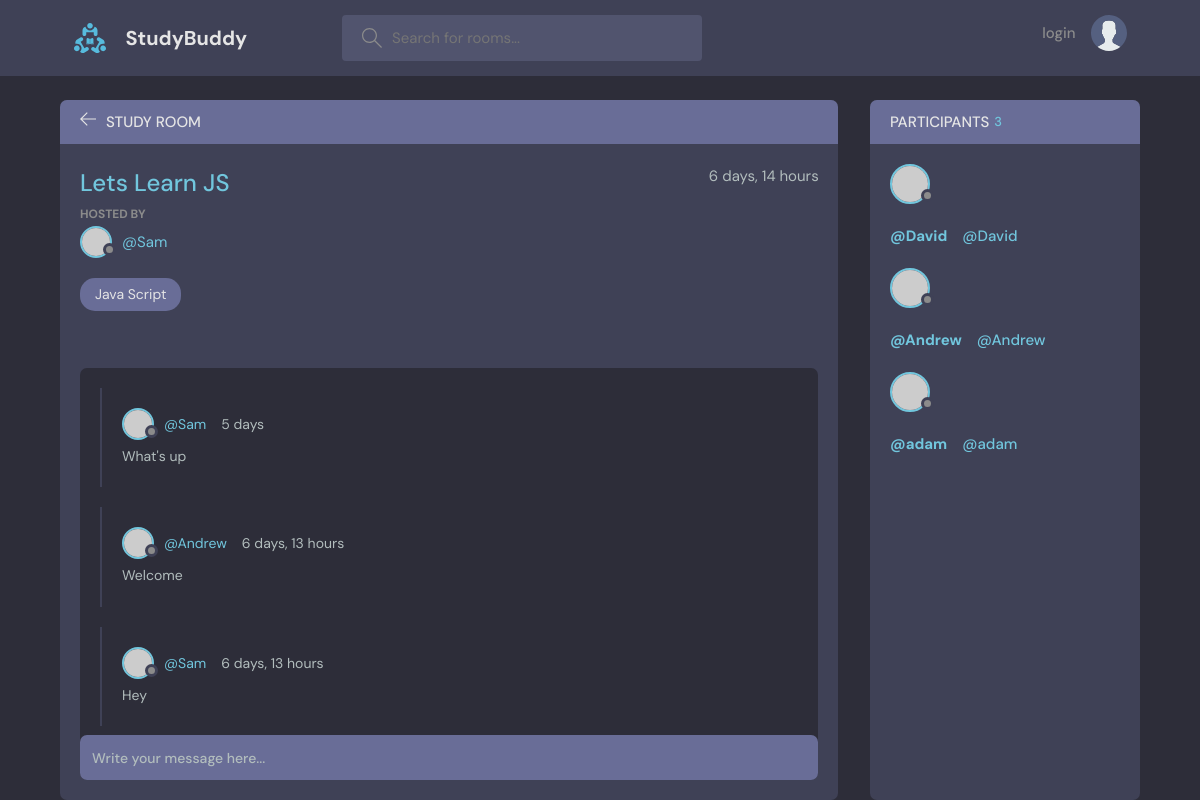
The page /room/1/ on the database its author committed.
### base/models.py (models this page shows, shortened)
class Room(models.Model):
    host = models.ForeignKey(User,on_delete=models.SET_NULL,null=True)
    topic=models.ForeignKey(Topic,on_delete=models.SET_NULL,null=True) #if topic was placed below Room then we must put Topic under Singles Commas i.e 'Topic',on_delete=models.CASCADE
    name=models.CharField(max_length=200)
    description=models.TextField(null=True,blank=True);
    participants=models.ManyToManyField(User,related_name='participants',blank=True)
    updated =models.DateTimeField(auto_now=True)   #automatic
    created =models.DateTimeField(auto_now_add=True)  #it will only save a value once i.e the time it is created
    class Meta:
        ordering = ['-updated','-created']  # '-' puts the new data field before all the prefilled data

class Topic(models.Model):
    name=models.CharField(max_length=200)
    def __str__(self):
        return self.name

class Message(models.Model):
    user=models.ForeignKey(User,on_delete=models.CASCADE)
    room=models.ForeignKey(Room,on_delete=models.CASCADE)
    body=models.TextField()
    updated=models.DateTimeField(auto_now=True)
    created=models.DateTimeField(auto_now_add=True)
    class Meta:
        ordering = ['-updated','-created']  # '-' puts the new data field before all the prefilled data

### base/views.py (the view, shortened to what this page needs)
# urls.py: path('room/<str:pk>/',views.room,name="room"),
def room(request,pk):
    room=Room.objects.get(id=pk)
    room_messages=room.message_set.all().order_by('-created')
    participants=room.participants.all()
    context={'room':room,'room_messages':room_messages,'participants':participants}
    return render(request,'base/room.html',context)

### base/templates/base/room.html (shortened to what this page needs)
{% extends 'main.html' %}
{% block content %}
    <main class="profile-page layout layout--2">
      <div class="container">
        <div class="room">
          <div class="room__top">
            <div class="room__topLeft">
              <a href="{%url 'home' %}">
                <svg version="1.1" xmlns="http://www.w3.org/2000/svg" width="32" height="32" viewBox="0 0 32 32">
                  <title>arrow-left</title>
                  <path
                    d="M13.723 2.286l-13.723 13.714 13.719 13.714 1.616-1.611-10.96-10.96h27.625v-2.286h-27.625l10.965-10.965-1.616-1.607z"
                  ></path>
                </svg>
              </a>
              <h3>Study Room</h3>
            </div>
          </div>
          <div class="room__box scroll">
            <div class="room__header scroll">
              <div class="room__info">
                <h3>{{room.name}}</h3>
                <span>
                  {{room.created|timesince}}
                </span>
              </div>
              <div class="room__hosted">
                <p>Hosted By</p>
                <a href="{% url 'user-profile' room.host.id %}" class="room__author">
                  <div class="avatar avatar--small">
                    <img src="https://randomuser.me/api/portraits/men/37.jpg" />
                  </div>
                  <span>@{{room.host.username}}</span>
                </a>
              </div>
              <span class="room__topics">{{room.topic}}</span>
            </div>
            <div class="room__conversation">
              <div class="threads scroll">
                {% for message in room_messages %}
                <div class="thread">
                  <div class="thread__top">
                    <div class="thread__author">
                      <a href="{% url 'user-profile' message.user.id %}" class="thread__authorInfo">
                        <div class="avatar avatar--small">
                          <img src="https://randomuser.me/api/portraits/men/37.jpg" />
                        </div>
                        <span>@{{message.user.username}}</span>
                      </a>
                      <span class="thread__date">{{message.created|timesince}}</span>
                    </div>
                  </div>
                  <div class="thread__details">
                   {{message.body}}
                  </div>
                </div>
                {% endfor %}
              </div>
            </div>
          </div>
          <div class="room__message">
            <form action="" method="POST">
              <input name="body" placeholder="Write your message here..." />
            </form>
          </div>
        </div>
        <div class="participants">
          <h3 class="participants__top">Participants <span>{{participants.count}}</span></h3>
          <div class="participants__list scroll">
            {% for user in participants%}
            <a href="{% url 'user-profile' user.id %}" class="participant">
              <div class="avatar avatar--medium">
                <img src="https://randomuser.me/api/portraits/men/37.jpg" />
              </div>
              <p>
                <h3>@{{user.username}}</3>
                <span>@{{user.username}}</span>
              </p>
            </a>
            {% endfor %}
          </div>
        </div>
      </div>
    </main>
{% endblock content %}

### rows shown on the page
Room: name "Lets Learn JS", created "6 days, 14 hours", host.username "Sam", topic "Java Script"
Message: user.username "Sam", created "5 days", body "What's up"
Message: user.username "Andrew", created "6 days, 13 hours", body "Welcome"
Message: user.username "Sam", created "6 days, 13 hours", body "Hey"

### other values the page prints
{{ participants.count }} "3"
{{ user.username }} "David"
{{ user.username }} "Andrew"
{{ user.username }} "adam"
